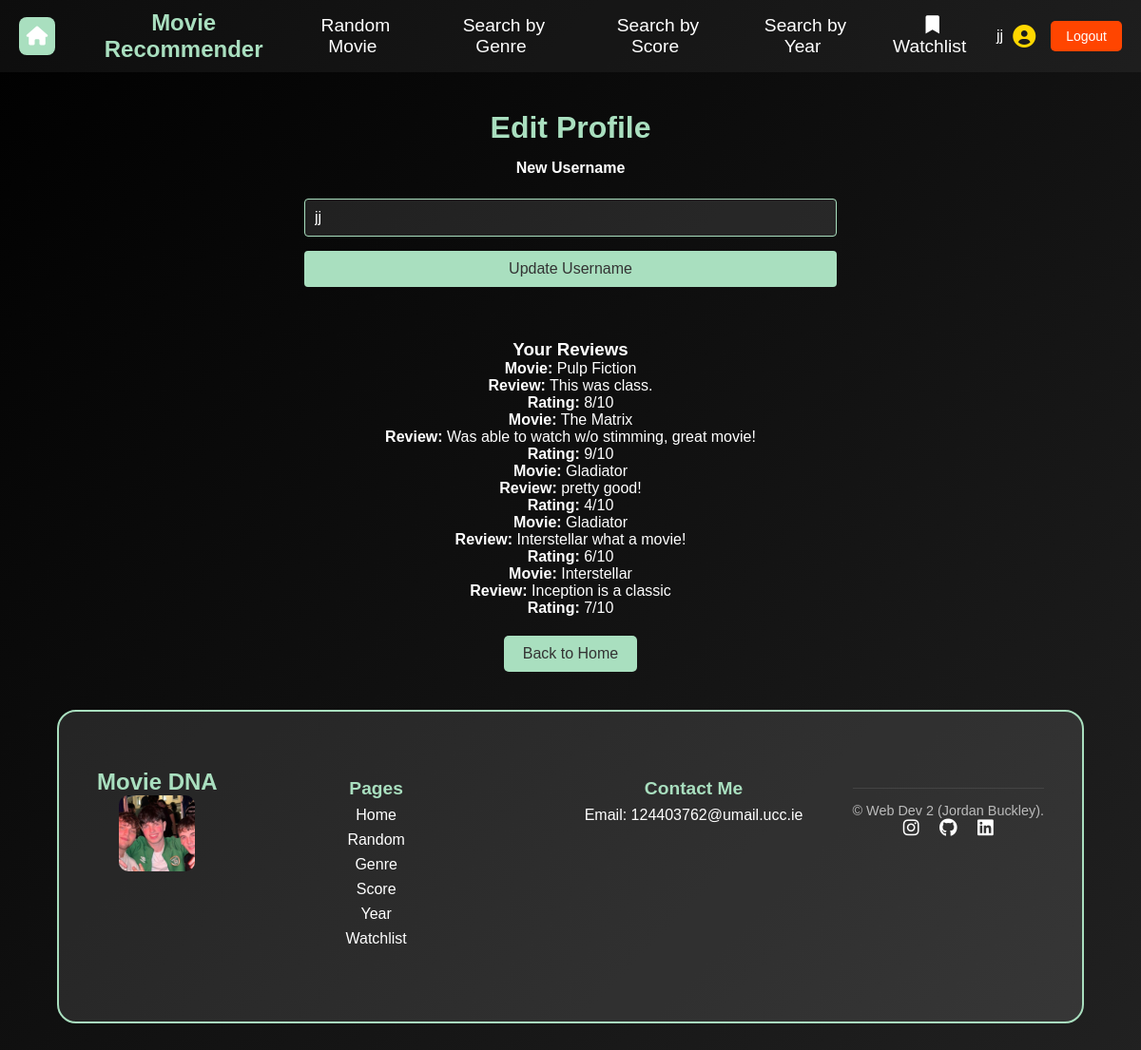
/user (signed in), run on an earlier commit of the app's database.
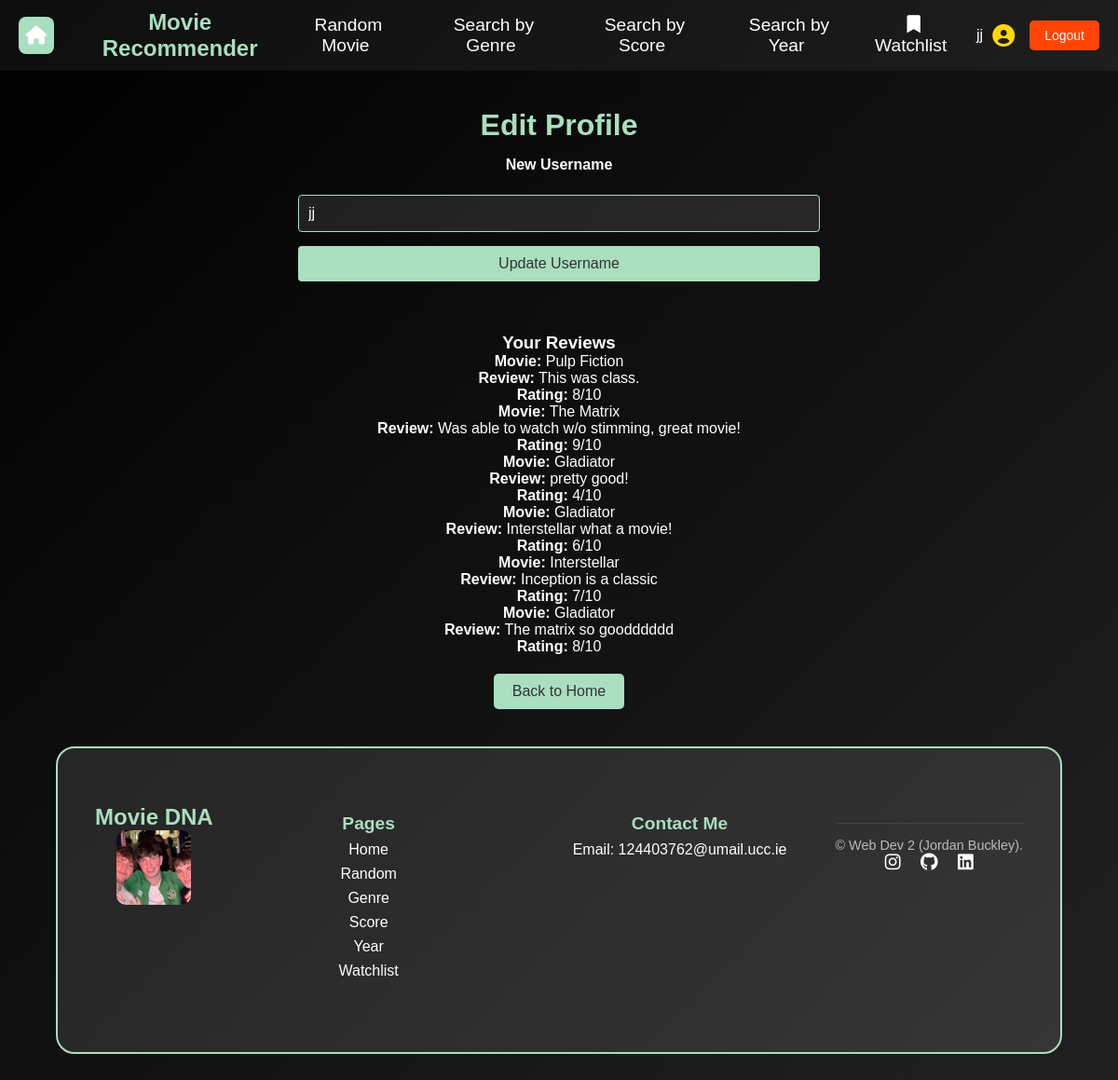
And on a later commit of the database.
### tables this page shows
CREATE TABLE reviews (
    id INTEGER PRIMARY KEY AUTOINCREMENT,
    movie_id INTEGER NOT NULL,
    user TEXT NOT NULL,
    review_text TEXT NOT NULL,
    rating INTEGER NOT NULL CHECK(rating >= 1 AND rating <= 10),
    FOREIGN KEY (movie_id) REFERENCES movies(movie_id)
);

CREATE TABLE movies 
(
    movie_id INTEGER PRIMARY KEY AUTOINCREMENT,
    title TEXT NOT NULL,
    genre TEXT NOT NULL,
    score FLOAT,
    year INTEGER,
    director TEXT,
    description TEXT
, image_url TEXT);

### app.py (the view, shortened to what this page needs)
@app.route('/user', methods=["GET", "POST"])
@login_required
def user():
    db = get_db()
    user_id = session.get("user_id")
    form = UpdateUsernameForm()
    reviews = db.execute("""
        SELECT reviews.*, movies.title
        FROM reviews
        JOIN movies ON reviews.movie_id = movies.movie_id
        WHERE reviews.user = ?
    """, (user_id,)).fetchall()
    return render_template('user.html', form=form, reviews=reviews)

### forms.py
class UpdateUsernameForm(FlaskForm):
    username = StringField("New Username", validators=[InputRequired()])
    submit = SubmitField("Update Username")

### app.py (called while the page is built)
@app.before_request
def load_logged_in_user():
    g.user = session.get("user_id",None)

def login_required(view):
    @wraps(view)
    def wrapped_view(*args, **kwargs):
        if g.user is None:
            return(redirect(url_for("login", next=request.url)))
        return view(*args, **kwargs)
    return wrapped_view

### database.py (called while the page is built)
def get_db():
    if "db" not in g:
        g.db = sqlite3.connect(DATABASE,
                                detect_types=sqlite3.PARSE_DECLTYPES
                        )
        g.db.row_factory = sqlite3.Row
    return g.db

### templates/user.html (shortened to what this page needs)
{% extends "base.html" %}
{% block styles %}
<link rel="stylesheet" href="{{ url_for('static', filename='users.css') }}">
{% endblock %}
{% block main_content %}
    <section id="edit-profile">
        <h2>Edit Profile</h2>
        <form action="{{ url_for('user') }}" method="POST">
            <div class="form-group">
                {{ form.username.label }}<br>
                {{ form.username(size=32, value=session['user_id'], id="username-input") }}<br>
            </div>
            <div class="form-group">
                {{ form.submit(id="submit-button") }}
            </div>
        </form>
    </section>
    <section id="user-reviews">
        <h3>Your Reviews</h3>
        {% if reviews %}
            <ul id="reviews-list">
                {% for review in reviews %}
                    <li class="review-item">
                        <strong class="review-movie">Movie:</strong> {{ review.title }}<br>
                        <strong class="review-text">Review:</strong> {{ review.review_text }}<br>
                        <strong class="review-rating">Rating:</strong> {{ review.rating }}/10
                    </li>
                {% endfor %}
            </ul>
        {% else %}
            <p id="no-reviews-message">You haven't written any reviews yet.</p>
        {% endif %}
        <a href="{{ url_for('index') }}" class="back-button">Back to Home</a>
    </section>
{% endblock %}

### templates/base.html (shortened to what this page needs)
<!DOCTYPE html>
<html lang="en">
<head>
    <link rel="stylesheet" href="{{ url_for('static', filename='styles.css') }}">
    <link rel="stylesheet" href="https://cdnjs.cloudflare.com/ajax/libs/font-awesome/6.0.0/css/all.min.css">
    {% block styles %} {% endblock %}
</head>
<body>
    <header>
        <nav>
            <section id="nav-container">
                <section id="nav-left">
                <a href="/" id="home-icon">
                    <i class="fa-solid fa-house"></i>
                </a>
                <section id="nav-logo">
                    <a href="{{ url_for('index') }}">Movie Recommender</a>
                </section>
            </section>
                <section id="nav-links">
                    <ul>
                        <li><a href="{{ url_for('random_movie') }}">Random Movie</a></li>
                        <li><a href="{{ url_for('genre_search') }}">Search by Genre</a></li>
                        <li><a href="{{ url_for('score_search') }}">Search by Score</a></li>
                        <li><a href="{{ url_for('year_search') }}">Search by Year</a></li>
                        <li>
                            <a href="{{ url_for('cart') }}">
                                <i class="fa-solid fa-bookmark"></i> Watchlist
                            </a>
                        </li>
                    </ul>
                </section>
                <section id="nav-user">
                    {% if session['user_id'] %}
                    <section id="user-info">
                        <p id="username">{{ session['user_id'] }}</p>
                        <i class="fas fa-user-circle" id="user-icon"></i>
                    </section>
                    <a href="{{ url_for('logout') }}" id="logout-btn">Logout</a>
                    {% else %}
                    <a href="{{ url_for('login') }}" id="login-btn">Login</a>
                    <a href="{{ url_for('registration') }}" id="register-btn">Register</a>
                    {% endif %}
                </section>
            </section>
        </nav>
    </header>
    <main>
        {% block main_content %}{% endblock %}
    </main>
    <footer class="footer">
        <section class="footer-container">
            <section class="footer-logo">
                <h2>Movie DNA</h2>
                <img src="static/images/jordan_buckley.jpg" alt="Jordan Buckley" />
            </section>
            <section class="footer-links">
                <h3>Pages</h3>
                <ul>
                    <li><a href="/">Home</a></li>
                    <li><a href="/random">Random</a></li>
                    <li><a href="/genre">Genre</a></li>
                    <li><a href="/score">Score</a></li>
                    <li><a href="/year">Year</a></li>
                    <li><a href="{{ url_for('cart') }}">Watchlist</a></li>
                </ul>
            </section>
            <section class="footer-contact">
                <h3>Contact Me</h3>
                <p>Email: <a href="mailto:124403762@umail.ucc.ie">124403762@umail.ucc.ie</a></p>
            </section>
            <section class="footer-bottom">
                <p>&copy; Web Dev 2 (Jordan Buckley).</p>
                <section class="social-icons">
                    <a aria-label="Instagram" href="https://www.instagram.com/jordanbuckley_20/" target="_blank">
                        <i class="fab fa-instagram"></i>
                    </a>
                    <a aria-label="GitHub" href="https://github.com/JordanBuckleyGit" target="_blank">
                        <i class="fab fa-github"></i>
                    </a>
                    <a aria-label="LinkedIn" href="https://www.linkedin.com/in/jordan05/" target="_blank">
                        <i class="fab fa-linkedin"></i>
                    </a>
                </section>
            </section>
    </footer>
</body>
</html>

### static/styles.css (style rules this page uses)
* { margin: 0; padding: 0; box-sizing: border-box; }
body { font-family: 'Arial', sans-serif; background: linear-gradient(-45deg, #0f0f0f, #1c1c1c, #2c2c2c, #000000); background-size: 400% 400%; animation: movingBackground 10s ease infinite; color: white; text-align: center; min-height: 100vh; display: flex; flex-direction: column; }
nav { background: rgba(255, 255, 255, 0.05); padding: 0.625rem 1.25rem; display: flex; align-items: center; position: sticky; top: 0; z-index: 1000; }
#nav-container { width: 100%; max-width: 100%; display: flex; justify-content: space-between; align-items: center; margin: 0 auto; }
#nav-left { display: flex; align-items: center; gap: 10px; }
#home-icon { margin-right: 10px; display: inline-flex; align-items: center; justify-content: center; width: 40px; height: 40px; background-color: #A9DFBF; color: white; border-radius: 8px; text-decoration: none; font-size: 20px; transition: background 0.3s ease; }
#nav-logo a { font-size: 1.5rem; font-weight: bold; color: #A9DFBF; text-decoration: none; }
#nav-links { margin-left: auto; margin-right: 20px; }
#nav-links ul { list-style: none; display: flex; gap: 1.25rem; }
#nav-links ul li a { padding: 2px 3px; border-radius: 1.1rem; color: white; text-decoration: none; font-size: 1.2rem; transition: color 0.3s ease; }
#nav-user { display: flex; align-items: center; gap: 1rem; margin-left: auto; }
#user-info { display: flex; align-items: center; gap: 0.625rem; }
#username { font-size: 1rem; color: white; }
#user-icon { font-size: 1.5rem; color: #FFD700; }
#login-btn, #register-btn, #logout-btn { padding: 0.5rem 1rem; border-radius: 0.313rem; text-decoration: none; font-size: 0.875rem; transition: background 0.3s ease; }
#logout-btn { background: #FF4500; color: white; }
.footer { background: rgba(255, 255, 255, 0.1); border: 2px solid #A9DFBF; border-radius: 20px; padding: 40px; width: 90%; max-width: 95%; margin: 40px auto; text-align: center; transition: transform 0.3s ease, box-shadow 0.3s ease; }
.footer-container { display: flex; justify-content: space-between; flex-wrap: wrap; padding: 20px 0; }
.footer-logo img { max-width: 80px; border-radius: 10px; transition: transform 0.3s ease; }
.footer-logo h2 { font-size: 1.5em; font-weight: bold; color: #A9DFBF; }
.footer-links, .footer-contact { flex: 1; margin: 10px; min-width: 180px; }
.footer-links h3, .footer-contact h3 { font-size: 1.2em; margin-bottom: 8px; color: #A9DFBF; }
.footer-links ul { list-style: none; padding: 0; }
.footer-links ul li { margin-bottom: 8px; }
.footer-links ul li a { color: white; text-decoration: none; transition: color 0.3s ease; }
.footer-contact a { color: white; text-decoration: none; transition: color 0.3s ease; }
.footer-bottom { padding-top: 15px; border-top: 1px solid #444; margin-top: 20px; }
.footer-bottom p, .footer-bottom a { color: #bbb; font-size: 0.9em; }
.footer-bottom a { margin-left: 15px; text-decoration: none; }
.social-icons a { font-size: 1.2em; color: white; margin: 0 8px; transition: color 0.3s ease; }
.back-button { display: inline-block; margin-top: 20px; padding: 10px 20px; background: #A9DFBF; color: #333; text-decoration: none; border-radius: 5px; transition: background 0.3s ease; }
#user-info { position: relative; display: flex; align-items: center; gap: 10px; }

### static/users.css (style rules this page uses)
#edit-profile { max-width: 600px; margin: 20px auto; padding: 20px; }
#edit-profile h2 { color: #A9DFBF; margin-bottom: 15px; font-size: 2rem; text-align: center; }
.form-group { margin-bottom: 15px; }
.form-group label { display: block; font-weight: bold; margin-bottom: 5px; color: white; }
.form-group input[type="text"] { width: 100%; padding: 10px; border: 1px solid #A9DFBF; border-radius: 4px; background: rgba(255, 255, 255, 0.1); color: white; font-size: 1rem; transition: border-color 0.3s ease; }
#submit-button { background: #A9DFBF; color: #333; padding: 10px 20px; border: none; border-radius: 4px; font-size: 1rem; cursor: pointer; transition: background 0.3s ease, transform 0.3s ease; width: 100%; }

What changed in the data, as far as the page shows it:
added reviews: title "Gladiator", review_text "The matrix so goodddddd", rating "8"
